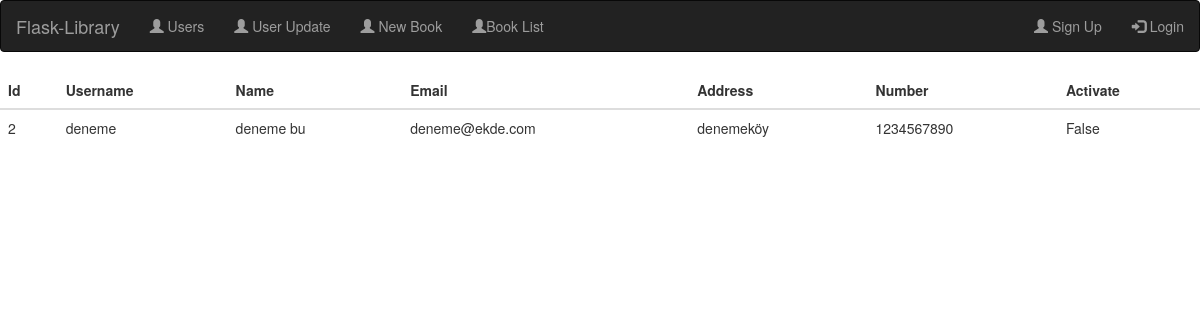
The app's page /userlist with its own data.
### main.py (models this page shows)
class  Users(db.Model):
    id = db.Column(db.Integer(), primary_key=True)
    username = db.Column(db.String(), nullable=False)
    name = db.Column(db.String(), nullable=False)
    email = db.Column(db.String(), nullable=False)
    password = db.Column(db.String(), nullable=False)
    address = db.Column(db.String(), nullable=False)
    phone_number = db.Column(db.String(), nullable=False)
    activate = db.Column(db.Boolean(), nullable=False)
    book=db.relationship('Books', backref='owner', lazy=True)

### main.py (the view)
@app.route('/userlist')
def UserList():
    all_users = Users.query.all()
    return render_template('userlist.html', all_users=all_users)

### templates/userlist.html (shortened to what this page needs)
{%extends './components/navbar.html'%}
{%block content%}
{% from "formhelpers.html" import render_field %}
<table class="table table-dark">
    <thead>
      <tr>
        <th scope="col">Id</th>
        <th scope="col">Username</th>
        <th scope="col">Name</th>
        <th scope="col">Email</th>
        <th scope="col">Address</th>
        <th scope="col">Number</th>
        <th scope="col">Activate</th>
      </tr>
    </thead>
    <tbody>
        {%for user in all_users %}
        {%if user.username !='admin'%}
      <tr>
        <td>{{user.id}}</td>
        <td>{{user.username}}</td>
        <td>{{user.name}}</td>
        <td>{{user.email}}</td>
        <td>{{user.address}}</td>
        <td>{{user.phone_number}}</td>
        {%if session['username']=='admin'%}
        <td><a href="/verify/{{user.id}}">{{user.activate}}</a></td>
        <td>{{user.password}}</td>
        <td scope="col"><a href="/adminupdate/{{user.id}}">Update</a></td>
        <td scope="col"><a href="/delete/{{user.id}}">Delete</a></td>
        {%else%}
        <td>{{user.activate}}</td>
        {%endif%}
      </tr>
      {%endif%}
      {%endfor%}
    </tbody>
  </table>
{%endblock%}

### records on screen
Users: id "2", username "deneme", name "deneme bu", email "deneme@ekde.com", address "denemeköy", phone_number "1234567890", activate "False"
